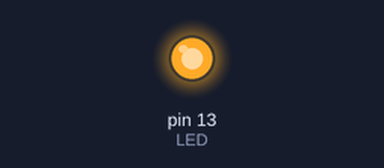
Bench run of a sketch on a simulated Arduino Uno, built with avr-gcc and run on an emulated ATmega328P. On the bench: output pins drawn as LEDs (lit = HIGH).

Above: at 0.2 s.
At 5.5 s:
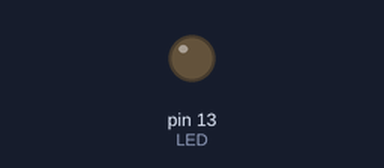
Timing chart, 0 to 12.4 s (numbered marks = the images above):
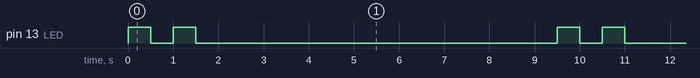

Measured:
- by itself, pin 13 (LED): repeats every 9.5 s: LOW 0.50 s, HIGH 0.50 s, LOW 8.0 s, HIGH 0.50 s
- by itself, everything shown: repeats every 9.5 s, in 4 steps

The sketch:

XbeeBeaconTest.ino
```cpp
/*
 The purpose of this program is test the feasability of using Radio Signal Strength
 to determine the distance between two points of communication.
 To achieve this, this program was written to send a character 'H' over the XBee
 to another XBee on a repeating basis. The receiving XBee will then determine the
 RSS of the received transmission.
*/

// Software serial library
#include "SoftwareSerial.h"

#define LED 13 // Built in LED on Arduino
#define XBEE_RX 2 // RX: Arduino pin 2, XBee pin DOUT
#define XBEE_TX 3 // TX: Arduino pin 3, XBee pin DIN
SoftwareSerial XBee(2,3);

void setup()
{
  Serial.begin(9600); // Establishing serial connection with host PC
  XBee.begin(9600); // Establishing serial connection with XBee

  pinMode(LED, OUTPUT); // Establishing Pin 13 as LED Pin
}

void loop()
{
  // Blink LED 3 times to signal that a transmission is about to be sent
  for (int i = 1; i < 3; i++)
  {
    digitalWrite(LED, HIGH);
    delay(500);
    digitalWrite(LED, LOW);
    delay(500);
  }

  // Send transmision
  XBee.write('H');

  // Wait 7.5 seconds to allow for processing on the other end.
  delay(7500);
}
```
